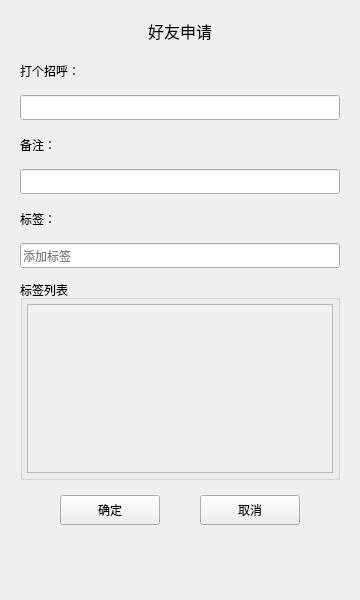
<?xml version="1.0" encoding="UTF-8"?>
<ui version="4.0">
 <class>FriendRequestDialog</class>
 <widget class="QWidget" name="FriendRequestDialog">
  <property name="geometry">
   <rect>
    <x>0</x>
    <y>0</y>
    <width>360</width>
    <height>600</height>
   </rect>
  </property>
  <property name="minimumSize">
   <size>
    <width>360</width>
    <height>600</height>
   </size>
  </property>
  <property name="maximumSize">
   <size>
    <width>360</width>
    <height>600</height>
   </size>
  </property>
  <property name="windowTitle">
   <string>Form</string>
  </property>
  <property name="layoutDirection">
   <enum>Qt::LayoutDirection::LeftToRight</enum>
  </property>
  <layout class="QVBoxLayout" name="verticalLayout_4">
   <property name="spacing">
    <number>12</number>
   </property>
   <property name="leftMargin">
    <number>20</number>
   </property>
   <property name="topMargin">
    <number>16</number>
   </property>
   <property name="rightMargin">
    <number>20</number>
   </property>
   <property name="bottomMargin">
    <number>16</number>
   </property>
   <item>
    <layout class="QHBoxLayout" name="horizontalLayout_2">
     <item>
      <spacer name="horizontalSpacer_4">
       <property name="orientation">
        <enum>Qt::Orientation::Horizontal</enum>
       </property>
       <property name="sizeHint" stdset="0">
        <size>
         <width>40</width>
         <height>20</height>
        </size>
       </property>
      </spacer>
     </item>
     <item>
      <widget class="QLabel" name="titleLabel">
       <property name="minimumSize">
        <size>
         <width>0</width>
         <height>30</height>
        </size>
       </property>
       <property name="font">
        <font>
         <pointsize>12</pointsize>
        </font>
       </property>
       <property name="text">
        <string>好友申请</string>
       </property>
      </widget>
     </item>
     <item>
      <spacer name="horizontalSpacer_5">
       <property name="orientation">
        <enum>Qt::Orientation::Horizontal</enum>
       </property>
       <property name="sizeHint" stdset="0">
        <size>
         <width>40</width>
         <height>20</height>
        </size>
       </property>
      </spacer>
     </item>
    </layout>
   </item>
   <item>
    <layout class="QVBoxLayout" name="verticalLayout">
     <item>
      <widget class="QLabel" name="applyLabel">
       <property name="minimumSize">
        <size>
         <width>0</width>
         <height>25</height>
        </size>
       </property>
       <property name="maximumSize">
        <size>
         <width>16777215</width>
         <height>25</height>
        </size>
       </property>
       <property name="text">
        <string>打个招呼：</string>
       </property>
      </widget>
     </item>
     <item>
      <widget class="QLineEdit" name="applyEdit">
       <property name="minimumSize">
        <size>
         <width>0</width>
         <height>25</height>
        </size>
       </property>
       <property name="maxLength">
        <number>30</number>
       </property>
      </widget>
     </item>
    </layout>
   </item>
   <item>
    <layout class="QVBoxLayout" name="verticalLayout_2">
     <item>
      <widget class="QLabel" name="remarkLabel">
       <property name="minimumSize">
        <size>
         <width>0</width>
         <height>25</height>
        </size>
       </property>
       <property name="maximumSize">
        <size>
         <width>16777215</width>
         <height>25</height>
        </size>
       </property>
       <property name="text">
        <string>备注：</string>
       </property>
      </widget>
     </item>
     <item>
      <widget class="QLineEdit" name="remarkEdit">
       <property name="minimumSize">
        <size>
         <width>0</width>
         <height>25</height>
        </size>
       </property>
       <property name="maxLength">
        <number>15</number>
       </property>
      </widget>
     </item>
    </layout>
   </item>
   <item>
    <layout class="QVBoxLayout" name="verticalLayout_3">
     <item>
      <widget class="QLabel" name="tipLabel">
       <property name="minimumSize">
        <size>
         <width>0</width>
         <height>25</height>
        </size>
       </property>
       <property name="maximumSize">
        <size>
         <width>16777215</width>
         <height>25</height>
        </size>
       </property>
       <property name="text">
        <string>标签：</string>
       </property>
      </widget>
     </item>
     <item>
      <widget class="QLineEdit" name="tipEdit">
       <property name="minimumSize">
        <size>
         <width>0</width>
         <height>25</height>
        </size>
       </property>
       <property name="maxLength">
        <number>10</number>
       </property>
       <property name="placeholderText">
        <string>添加标签</string>
       </property>
      </widget>
     </item>
    </layout>
   </item>
   <item>
    <widget class="QGroupBox" name="groupBox">
     <property name="minimumSize">
      <size>
       <width>0</width>
       <height>200</height>
      </size>
     </property>
     <property name="title">
      <string>标签列表</string>
     </property>
     <layout class="QVBoxLayout" name="verticalLayout_5">
      <property name="spacing">
       <number>0</number>
      </property>
      <property name="leftMargin">
       <number>4</number>
      </property>
      <property name="topMargin">
       <number>4</number>
      </property>
      <property name="rightMargin">
       <number>4</number>
      </property>
      <property name="bottomMargin">
       <number>4</number>
      </property>
      <item>
       <widget class="QScrollArea" name="scrollArea">
        <property name="widgetResizable">
         <bool>true</bool>
        </property>
        <widget class="QWidget" name="scrollAreaWidgetContents">
         <property name="geometry">
          <rect>
           <x>0</x>
           <y>0</y>
           <width>308</width>
           <height>173</height>
          </rect>
         </property>
        </widget>
       </widget>
      </item>
     </layout>
    </widget>
   </item>
   <item>
    <spacer name="verticalSpacer_4">
     <property name="orientation">
      <enum>Qt::Orientation::Vertical</enum>
     </property>
     <property name="sizeHint" stdset="0">
      <size>
       <width>20</width>
       <height>40</height>
      </size>
     </property>
    </spacer>
   </item>
   <item>
    <layout class="QHBoxLayout" name="horizontalLayout">
     <property name="spacing">
      <number>0</number>
     </property>
     <item>
      <spacer name="horizontalSpacer">
       <property name="orientation">
        <enum>Qt::Orientation::Horizontal</enum>
       </property>
       <property name="sizeHint" stdset="0">
        <size>
         <width>40</width>
         <height>20</height>
        </size>
       </property>
      </spacer>
     </item>
     <item>
      <widget class="QPushButton" name="sureBtn">
       <property name="minimumSize">
        <size>
         <width>100</width>
         <height>30</height>
        </size>
       </property>
       <property name="text">
        <string>确定</string>
       </property>
      </widget>
     </item>
     <item>
      <spacer name="horizontalSpacer_2">
       <property name="orientation">
        <enum>Qt::Orientation::Horizontal</enum>
       </property>
       <property name="sizeHint" stdset="0">
        <size>
         <width>40</width>
         <height>20</height>
        </size>
       </property>
      </spacer>
     </item>
     <item>
      <widget class="QPushButton" name="cancelBtn">
       <property name="minimumSize">
        <size>
         <width>100</width>
         <height>30</height>
        </size>
       </property>
       <property name="text">
        <string>取消</string>
       </property>
      </widget>
     </item>
     <item>
      <spacer name="horizontalSpacer_3">
       <property name="orientation">
        <enum>Qt::Orientation::Horizontal</enum>
       </property>
       <property name="sizeHint" stdset="0">
        <size>
         <width>40</width>
         <height>20</height>
        </size>
       </property>
      </spacer>
     </item>
    </layout>
   </item>
   <item>
    <spacer name="verticalSpacer_3">
     <property name="orientation">
      <enum>Qt::Orientation::Vertical</enum>
     </property>
     <property name="sizeHint" stdset="0">
      <size>
       <width>20</width>
       <height>96</height>
      </size>
     </property>
    </spacer>
   </item>
  </layout>
 </widget>
 <resources/>
 <connections/>
</ui>
